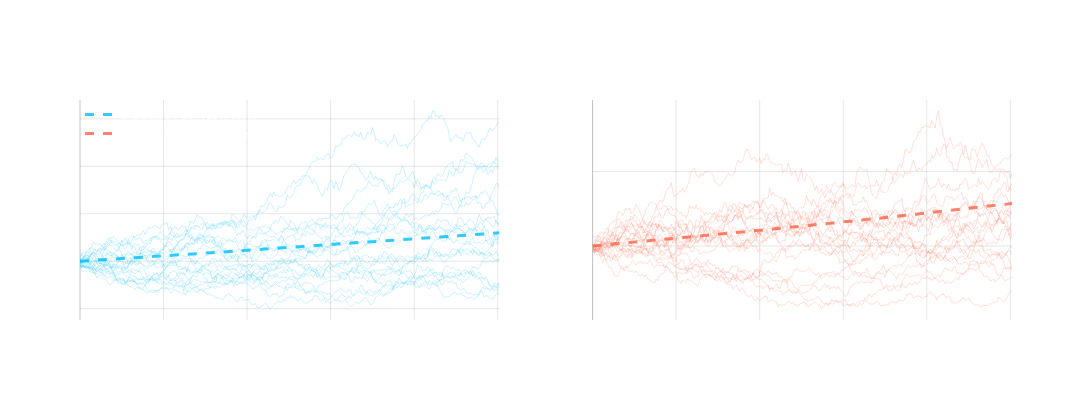

Here is the notebook cell this chart was saved with:
### Markdown cell above
#### 1.) 📈 Risk and Return

Without *risk* you will not receive a *return* - one of the most fundamental ideas in asset pricing

If there is no arbitrage we also have a risk-neutral measure where the value of an investment without risk must earn a risk-free rate

### Code cell
import numpy as np
import plotly.graph_objects as go
from plotly.subplots import make_subplots

# Set random seed for reproducibility
np.random.seed(42)

# Generate sample paths
n_days = 252  # One trading year
n_paths = 20  # Number of sample paths per risk level

# Parameters for low risk vs high risk
low_risk = {'mu': 0.0004, 'sigma': 0.01}  # ~10% annual return, ~16% vol
high_risk = {'mu': 0.0008, 'sigma': 0.02}  # ~20% annual return, ~32% vol

# Generate paths
def generate_paths(mu, sigma, n_paths, n_days):
    returns = np.random.normal(mu, sigma, (n_paths, n_days))
    prices = 100 * np.cumprod(1 + returns, axis=1)
    return prices

low_risk_paths = generate_paths(low_risk['mu'], low_risk['sigma'], n_paths, n_days)
high_risk_paths = generate_paths(high_risk['mu'], high_risk['sigma'], n_paths, n_days)

# Calculate expected paths
low_risk_expected = 100 * np.exp(np.arange(n_days) * (low_risk['mu'] + 0.5 * low_risk['sigma']**2))
high_risk_expected = 100 * np.exp(np.arange(n_days) * (high_risk['mu'] + 0.5 * high_risk['sigma']**2))

# Create figure with subplots
fig = make_subplots(rows=1, cols=2,
                    subplot_titles=('Lower Risk, Lower Expected Return',
                                  'Higher Risk, Higher Expected Return'),
                    horizontal_spacing=0.1)

# Plot low risk paths
for i in range(n_paths):
    fig.add_trace(
        go.Scatter(y=low_risk_paths[i], line=dict(color='rgba(0, 191, 255, 0.2)', width=1),
                  showlegend=False),
        row=1, col=1
    )

# Plot low risk expected path
fig.add_trace(
    go.Scatter(y=low_risk_expected, name='Expected Path (Low Risk)',
               line=dict(color='rgba(0, 191, 255, 0.8)', width=3, dash='dash')),
    row=1, col=1
)

# Plot high risk paths
for i in range(n_paths):
    fig.add_trace(
        go.Scatter(y=high_risk_paths[i], line=dict(color='rgba(255, 99, 71, 0.2)', width=1),
                  showlegend=False),
        row=1, col=2
    )

# Plot high risk expected path
fig.add_trace(
    go.Scatter(y=high_risk_expected, name='Expected Path (High Risk)',
               line=dict(color='rgba(255, 99, 71, 0.8)', width=3, dash='dash')),
    row=1, col=2
)

# Update layout
fig.update_layout(
    width=1200,
    height=400,
    plot_bgcolor='rgba(0,0,0,0)',
    paper_bgcolor='rgba(0,0,0,0)',
    font=dict(color='white'),
    showlegend=True,
    legend=dict(
        x=0,
        y=1,
        xanchor='left',
        yanchor='top'
    )
)

# Update axes
for i in range(1, 3):
    fig.update_xaxes(
        showgrid=True,
        gridwidth=1,
        gridcolor='rgba(128,128,128,0.2)',
        zeroline=True,
        zerolinewidth=1,
        zerolinecolor='rgba(128,128,128,0.5)',
        row=1, col=i
    )
    fig.update_yaxes(
        showgrid=True,
        gridwidth=1,
        gridcolor='rgba(128,128,128,0.2)',
        zeroline=True,
        zerolinewidth=1,
        zerolinecolor='rgba(128,128,128,0.5)',
        row=1, col=i
    )

fig.show()

### Figure 1 — Plotly figure (JSON) as saved in the notebook; plotly's stock layout.template omitted (floating-point values rounded to 4 significant figures; data arrays with more than 128 entries replaced by an {"elided": "..."} marker saying what was removed)
{"data": [{"line": {"color": "rgba(0, 191, 255, 0.2)", "width": 1}, "showlegend": false, "type": "scatter", "xaxis": "x", "y": {"elided": "252 float values"}, "yaxis": "y"}, {"line": {"color": "rgba(0, 191, 255, 0.2)", "width": 1}, "showlegend": false, "type": "scatter", "xaxis": "x", "y": {"elided": "252 float values"}, "yaxis": "y"}, {"line": {"color": "rgba(0, 191, 255, 0.2)", "width": 1}, "showlegend": false, "type": "scatter", "xaxis": "x", "y": {"elided": "252 float values"}, "yaxis": "y"}, {"line": {"color": "rgba(0, 191, 255, 0.2)", "width": 1}, "showlegend": false, "type": "scatter", "xaxis": "x", "y": {"elided": "252 float values"}, "yaxis": "y"}, {"line": {"color": "rgba(0, 191, 255, 0.2)", "width": 1}, "showlegend": false, "type": "scatter", "xaxis": "x", "y": {"elided": "252 float values"}, "yaxis": "y"}, {"line": {"color": "rgba(0, 191, 255, 0.2)", "width": 1}, "showlegend": false, "type": "scatter", "xaxis": "x", "y": {"elided": "252 float values"}, "yaxis": "y"}, {"line": {"color": "rgba(0, 191, 255, 0.2)", "width": 1}, "showlegend": false, "type": "scatter", "xaxis": "x", "y": {"elided": "252 float values"}, "yaxis": "y"}, {"line": {"color": "rgba(0, 191, 255, 0.2)", "width": 1}, "showlegend": false, "type": "scatter", "xaxis": "x", "y": {"elided": "252 float values"}, "yaxis": "y"}, {"line": {"color": "rgba(0, 191, 255, 0.2)", "width": 1}, "showlegend": false, "type": "scatter", "xaxis": "x", "y": {"elided": "252 float values"}, "yaxis": "y"}, {"line": {"color": "rgba(0, 191, 255, 0.2)", "width": 1}, "showlegend": false, "type": "scatter", "xaxis": "x", "y": {"elided": "252 float values"}, "yaxis": "y"}, {"line": {"color": "rgba(0, 191, 255, 0.2)", "width": 1}, "showlegend": false, "type": "scatter", "xaxis": "x", "y": {"elided": "252 float values"}, "yaxis": "y"}, {"line": {"color": "rgba(0, 191, 255, 0.2)", "width": 1}, "showlegend": false, "type": "scatter", "xaxis": "x", "y": {"elided": "252 float values"}, "yaxis": "y"}, {"line": {"color": "rgba(0, 191, 255, 0.2)", "width": 1}, "showlegend": false, "type": "scatter", "xaxis": "x", "y": {"elided": "252 float values"}, "yaxis": "y"}, {"line": {"color": "rgba(0, 191, 255, 0.2)", "width": 1}, "showlegend": false, "type": "scatter", "xaxis": "x", "y": {"elided": "252 float values"}, "yaxis": "y"}, {"line": {"color": "rgba(0, 191, 255, 0.2)", "width": 1}, "showlegend": false, "type": "scatter", "xaxis": "x", "y": {"elided": "252 float values"}, "yaxis": "y"}, {"line": {"color": "rgba(0, 191, 255, 0.2)", "width": 1}, "showlegend": false, "type": "scatter", "xaxis": "x", "y": {"elided": "252 float values"}, "yaxis": "y"}, {"line": {"color": "rgba(0, 191, 255, 0.2)", "width": 1}, "showlegend": false, "type": "scatter", "xaxis": "x", "y": {"elided": "252 float values"}, "yaxis": "y"}, {"line": {"color": "rgba(0, 191, 255, 0.2)", "width": 1}, "showlegend": false, "type": "scatter", "xaxis": "x", "y": {"elided": "252 float values"}, "yaxis": "y"}, {"line": {"color": "rgba(0, 191, 255, 0.2)", "width": 1}, "showlegend": false, "type": "scatter", "xaxis": "x", "y": {"elided": "252 float values"}, "yaxis": "y"}, {"line": {"color": "rgba(0, 191, 255, 0.2)", "width": 1}, "showlegend": false, "type": "scatter", "xaxis": "x", "y": {"elided": "252 float values"}, "yaxis": "y"}, {"line": {"color": "rgba(0, 191, 255, 0.8)", "dash": "dash", "width": 3}, "name": "Expected Path (Low Risk)", "type": "scatter", "xaxis": "x", "y": {"elided": "252 float values"}, "yaxis": "y"}, {"line": {"color": "rgba(255, 99, 71, 0.2)", "width": 1}, "showlegend": false, "type": "scatter", "xaxis": "x2", "y": {"elided": "252 float values"}, "yaxis": "y2"}, {"line": {"color": "rgba(255, 99, 71, 0.2)", "width": 1}, "showlegend": false, "type": "scatter", "xaxis": "x2", "y": {"elided": "252 float values"}, "yaxis": "y2"}, {"line": {"color": "rgba(255, 99, 71, 0.2)", "width": 1}, "showlegend": false, "type": "scatter", "xaxis": "x2", "y": {"elided": "252 float values"}, "yaxis": "y2"}, {"line": {"color": "rgba(255, 99, 71, 0.2)", "width": 1}, "showlegend": false, "type": "scatter", "xaxis": "x2", "y": {"elided": "252 float values"}, "yaxis": "y2"}, {"line": {"color": "rgba(255, 99, 71, 0.2)", "width": 1}, "showlegend": false, "type": "scatter", "xaxis": "x2", "y": {"elided": "252 float values"}, "yaxis": "y2"}, {"line": {"color": "rgba(255, 99, 71, 0.2)", "width": 1}, "showlegend": false, "type": "scatter", "xaxis": "x2", "y": {"elided": "252 float values"}, "yaxis": "y2"}, {"line": {"color": "rgba(255, 99, 71, 0.2)", "width": 1}, "showlegend": false, "type": "scatter", "xaxis": "x2", "y": {"elided": "252 float values"}, "yaxis": "y2"}, {"line": {"color": "rgba(255, 99, 71, 0.2)", "width": 1}, "showlegend": false, "type": "scatter", "xaxis": "x2", "y": {"elided": "252 float values"}, "yaxis": "y2"}, {"line": {"color": "rgba(255, 99, 71, 0.2)", "width": 1}, "showlegend": false, "type": "scatter", "xaxis": "x2", "y": {"elided": "252 float values"}, "yaxis": "y2"}, {"line": {"color": "rgba(255, 99, 71, 0.2)", "width": 1}, "showlegend": false, "type": "scatter", "xaxis": "x2", "y": {"elided": "252 float values"}, "yaxis": "y2"}, {"line": {"color": "rgba(255, 99, 71, 0.2)", "width": 1}, "showlegend": false, "type": "scatter", "xaxis": "x2", "y": {"elided": "252 float values"}, "yaxis": "y2"}, {"line": {"color": "rgba(255, 99, 71, 0.2)", "width": 1}, "showlegend": false, "type": "scatter", "xaxis": "x2", "y": {"elided": "252 float values"}, "yaxis": "y2"}, {"line": {"color": "rgba(255, 99, 71, 0.2)", "width": 1}, "showlegend": false, "type": "scatter", "xaxis": "x2", "y": {"elided": "252 float values"}, "yaxis": "y2"}, {"line": {"color": "rgba(255, 99, 71, 0.2)", "width": 1}, "showlegend": false, "type": "scatter", "xaxis": "x2", "y": {"elided": "252 float values"}, "yaxis": "y2"}, {"line": {"color": "rgba(255, 99, 71, 0.2)", "width": 1}, "showlegend": false, "type": "scatter", "xaxis": "x2", "y": {"elided": "252 float values"}, "yaxis": "y2"}, {"line": {"color": "rgba(255, 99, 71, 0.2)", "width": 1}, "showlegend": false, "type": "scatter", "xaxis": "x2", "y": {"elided": "252 float values"}, "yaxis": "y2"}, {"line": {"color": "rgba(255, 99, 71, 0.2)", "width": 1}, "showlegend": false, "type": "scatter", "xaxis": "x2", "y": {"elided": "252 float values"}, "yaxis": "y2"}, {"line": {"color": "rgba(255, 99, 71, 0.2)", "width": 1}, "showlegend": false, "type": "scatter", "xaxis": "x2", "y": {"elided": "252 float values"}, "yaxis": "y2"}, {"line": {"color": "rgba(255, 99, 71, 0.2)", "width": 1}, "showlegend": false, "type": "scatter", "xaxis": "x2", "y": {"elided": "252 float values"}, "yaxis": "y2"}, {"line": {"color": "rgba(255, 99, 71, 0.2)", "width": 1}, "showlegend": false, "type": "scatter", "xaxis": "x2", "y": {"elided": "252 float values"}, "yaxis": "y2"}, {"line": {"color": "rgba(255, 99, 71, 0.8)", "dash": "dash", "width": 3}, "name": "Expected Path (High Risk)", "type": "scatter", "xaxis": "x2", "y": {"elided": "252 float values"}, "yaxis": "y2"}], "layout": {"annotations": [{"font": {"size": 16}, "showarrow": false, "text": "Lower Risk, Lower Expected Return", "x": 0.225, "xanchor": "center", "xref": "paper", "y": 1, "yanchor": "bottom", "yref": "paper"}, {"font": {"size": 16}, "showarrow": false, "text": "Higher Risk, Higher Expected Return", "x": 0.775, "xanchor": "center", "xref": "paper", "y": 1, "yanchor": "bottom", "yref": "paper"}], "font": {"color": "white"}, "height": 400, "legend": {"x": 0, "xanchor": "left", "y": 1, "yanchor": "top"}, "paper_bgcolor": "rgba(0,0,0,0)", "plot_bgcolor": "rgba(0,0,0,0)", "showlegend": true, "width": 1200, "xaxis": {"anchor": "y", "domain": [0, 0.45], "gridcolor": "rgba(128,128,128,0.2)", "gridwidth": 1, "showgrid": true, "zeroline": true, "zerolinecolor": "rgba(128,128,128,0.5)", "zerolinewidth": 1}, "xaxis2": {"anchor": "y2", "domain": [0.55, 1], "gridcolor": "rgba(128,128,128,0.2)", "gridwidth": 1, "showgrid": true, "zeroline": true, "zerolinecolor": "rgba(128,128,128,0.5)", "zerolinewidth": 1}, "yaxis": {"anchor": "x", "domain": [0, 1], "gridcolor": "rgba(128,128,128,0.2)", "gridwidth": 1, "showgrid": true, "zeroline": true, "zerolinecolor": "rgba(128,128,128,0.5)", "zerolinewidth": 1}, "yaxis2": {"anchor": "x2", "domain": [0, 1], "gridcolor": "rgba(128,128,128,0.2)", "gridwidth": 1, "showgrid": true, "zeroline": true, "zerolinecolor": "rgba(128,128,128,0.5)", "zerolinewidth": 1}}}
